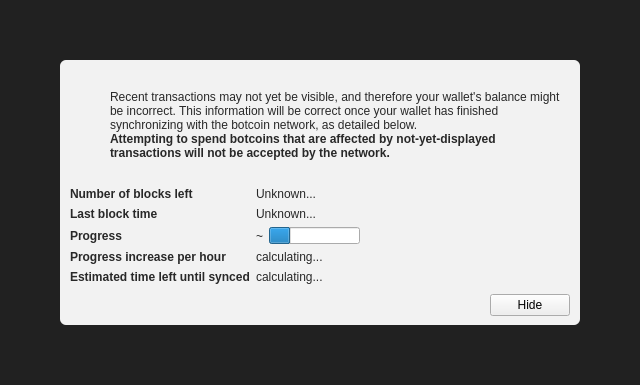
<?xml version="1.0" encoding="UTF-8"?>
<ui version="4.0">
 <class>ModalOverlay</class>
 <widget class="ModalOverlay" name="ModalOverlay">
  <property name="geometry">
   <rect>
    <x>0</x>
    <y>0</y>
    <width>640</width>
    <height>385</height>
   </rect>
  </property>
  <property name="windowTitle">
   <string>Form</string>
  </property>
  <layout class="QVBoxLayout" name="verticalLayout" stretch="0">
   <property name="sizeConstraint">
    <enum>QLayout::SetDefaultConstraint</enum>
   </property>
   <property name="leftMargin">
    <number>0</number>
   </property>
   <property name="topMargin">
    <number>0</number>
   </property>
   <property name="rightMargin">
    <number>0</number>
   </property>
   <property name="bottomMargin">
    <number>0</number>
   </property>
   <item>
    <widget class="QWidget" name="bgWidget" native="true">
     <property name="styleSheet">
      <string notr="true">#bgWidget { background: rgba(0,0,0,220); }</string>
     </property>
     <layout class="QVBoxLayout" name="verticalLayoutMain" stretch="1">
      <property name="leftMargin">
       <number>60</number>
      </property>
      <property name="topMargin">
       <number>60</number>
      </property>
      <property name="rightMargin">
       <number>60</number>
      </property>
      <property name="bottomMargin">
       <number>60</number>
      </property>
      <item>
       <widget class="QWidget" name="contentWidget" native="true">
        <property name="styleSheet">
         <string notr="true">#contentWidget { background: rgba(255,255,255,240); border-radius: 6px; }

QLabel { color: rgb(40,40,40);  }</string>
        </property>
        <layout class="QVBoxLayout" name="verticalLayoutSub" stretch="1,0,0,0">
         <property name="spacing">
          <number>0</number>
         </property>
         <property name="leftMargin">
          <number>10</number>
         </property>
         <property name="topMargin">
          <number>10</number>
         </property>
         <property name="rightMargin">
          <number>10</number>
         </property>
         <property name="bottomMargin">
          <number>10</number>
         </property>
         <item>
          <layout class="QHBoxLayout" name="horizontalLayoutIconText" stretch="0,1">
           <property name="topMargin">
            <number>20</number>
           </property>
           <item>
            <layout class="QVBoxLayout" name="verticalLayoutIcon">
             <property name="leftMargin">
              <number>0</number>
             </property>
             <item>
              <widget class="QPushButton" name="warningIcon">
               <property name="enabled">
                <bool>false</bool>
               </property>
               <property name="text">
                <string/>
               </property>
               <property name="icon">
                <iconset>
                 <normaloff>:/icons/warning</normaloff>
                 <disabledoff>:/icons/warning</disabledoff>:/icons/warning</iconset>
               </property>
               <property name="iconSize">
                <size>
                 <width>48</width>
                 <height>48</height>
                </size>
               </property>
               <property name="flat">
                <bool>true</bool>
               </property>
              </widget>
             </item>
             <item>
              <spacer name="verticalSpacerWarningIcon">
               <property name="orientation">
                <enum>Qt::Vertical</enum>
               </property>
               <property name="sizeHint" stdset="0">
                <size>
                 <width>20</width>
                 <height>40</height>
                </size>
               </property>
              </spacer>
             </item>
            </layout>
           </item>
           <item>
            <layout class="QVBoxLayout" name="verticalLayoutInfoText">
             <property name="leftMargin">
              <number>0</number>
             </property>
             <property name="topMargin">
              <number>0</number>
             </property>
             <item>
              <widget class="QLabel" name="infoText">
               <property name="text">
                <string>Recent transactions may not yet be visible, and therefore your wallet's balance might be incorrect. This information will be correct once your wallet has finished synchronizing with the botcoin network, as detailed below.</string>
               </property>
               <property name="textFormat">
                <enum>Qt::RichText</enum>
               </property>
               <property name="wordWrap">
                <bool>true</bool>
               </property>
              </widget>
             </item>
             <item>
              <widget class="QLabel" name="infoTextStrong">
               <property name="font">
                <font>
                 <weight>75</weight>
                 <bold>true</bold>
                </font>
               </property>
               <property name="text">
                <string>Attempting to spend botcoins that are affected by not-yet-displayed transactions will not be accepted by the network.</string>
               </property>
               <property name="textFormat">
                <enum>Qt::RichText</enum>
               </property>
               <property name="wordWrap">
                <bool>true</bool>
               </property>
              </widget>
             </item>
             <item>
              <spacer name="verticalSpacerInTextSpace">
               <property name="orientation">
                <enum>Qt::Vertical</enum>
               </property>
               <property name="sizeHint" stdset="0">
                <size>
                 <width>20</width>
                 <height>40</height>
                </size>
               </property>
              </spacer>
             </item>
            </layout>
           </item>
          </layout>
         </item>
         <item>
          <spacer name="verticalSpacerAfterText">
           <property name="orientation">
            <enum>Qt::Vertical</enum>
           </property>
           <property name="sizeHint" stdset="0">
            <size>
             <width>20</width>
             <height>40</height>
            </size>
           </property>
          </spacer>
         </item>
         <item>
          <layout class="QFormLayout" name="formLayout">
           <property name="fieldGrowthPolicy">
            <enum>QFormLayout::FieldsStayAtSizeHint</enum>
           </property>
           <property name="horizontalSpacing">
            <number>6</number>
           </property>
           <property name="verticalSpacing">
            <number>6</number>
           </property>
           <property name="topMargin">
            <number>10</number>
           </property>
           <item row="0" column="0">
            <widget class="QLabel" name="labelNumberOfBlocksLeft">
             <property name="font">
              <font>
               <weight>75</weight>
               <bold>true</bold>
              </font>
             </property>
             <property name="text">
              <string>Number of blocks left</string>
             </property>
            </widget>
           </item>
           <item row="0" column="1">
            <widget class="QLabel" name="numberOfBlocksLeft">
             <property name="text">
              <string>Unknown...</string>
             </property>
            </widget>
           </item>
           <item row="1" column="0">
            <widget class="QLabel" name="labelLastBlockTime">
             <property name="font">
              <font>
               <weight>75</weight>
               <bold>true</bold>
              </font>
             </property>
             <property name="text">
              <string>Last block time</string>
             </property>
            </widget>
           </item>
           <item row="1" column="1">
            <widget class="QLabel" name="newestBlockDate">
             <property name="sizePolicy">
              <sizepolicy hsizetype="Maximum" vsizetype="Preferred">
               <horstretch>0</horstretch>
               <verstretch>0</verstretch>
              </sizepolicy>
             </property>
             <property name="text">
              <string>Unknown...</string>
             </property>
            </widget>
           </item>
           <item row="2" column="0">
            <widget class="QLabel" name="labelSyncDone">
             <property name="font">
              <font>
               <weight>75</weight>
               <bold>true</bold>
              </font>
             </property>
             <property name="text">
              <string>Progress</string>
             </property>
            </widget>
           </item>
           <item row="2" column="1">
            <layout class="QHBoxLayout" name="horizontalLayoutSync" stretch="0,1">
             <item>
              <widget class="QLabel" name="percentageProgress">
               <property name="text">
                <string notr="true">~</string>
               </property>
              </widget>
             </item>
             <item>
              <widget class="QProgressBar" name="progressBar">
               <property name="value">
                <number>24</number>
               </property>
               <property name="format">
                <string/>
               </property>
              </widget>
             </item>
            </layout>
           </item>
           <item row="4" column="0">
            <widget class="QLabel" name="labelProgressIncrease">
             <property name="font">
              <font>
               <weight>75</weight>
               <bold>true</bold>
              </font>
             </property>
             <property name="text">
              <string>Progress increase per hour</string>
             </property>
            </widget>
           </item>
           <item row="4" column="1">
            <widget class="QLabel" name="progressIncreasePerH">
             <property name="text">
              <string>calculating...</string>
             </property>
            </widget>
           </item>
           <item row="5" column="0">
            <widget class="QLabel" name="labelEstimatedTimeLeft">
             <property name="font">
              <font>
               <weight>75</weight>
               <bold>true</bold>
              </font>
             </property>
             <property name="text">
              <string>Estimated time left until synced</string>
             </property>
            </widget>
           </item>
           <item row="5" column="1">
            <widget class="QLabel" name="expectedTimeLeft">
             <property name="text">
              <string>calculating...</string>
             </property>
            </widget>
           </item>
          </layout>
         </item>
         <item>
          <layout class="QHBoxLayout" name="horizontalLayoutButtons">
           <property name="leftMargin">
            <number>10</number>
           </property>
           <property name="topMargin">
            <number>10</number>
           </property>
           <item>
            <spacer name="horizontalSpacer">
             <property name="orientation">
              <enum>Qt::Horizontal</enum>
             </property>
             <property name="sizeHint" stdset="0">
              <size>
               <width>40</width>
               <height>20</height>
              </size>
             </property>
            </spacer>
           </item>
           <item>
            <widget class="QPushButton" name="closeButton">
             <property name="text">
              <string>Hide</string>
             </property>
            </widget>
           </item>
          </layout>
         </item>
        </layout>
       </widget>
      </item>
     </layout>
    </widget>
   </item>
  </layout>
 </widget>
 <customwidgets>
  <customwidget>
   <class>ModalOverlay</class>
   <extends>QWidget</extends>
   <header>modaloverlay.h</header>
   <container>1</container>
  </customwidget>
 </customwidgets>
 <resources/>
 <connections/>
</ui>
